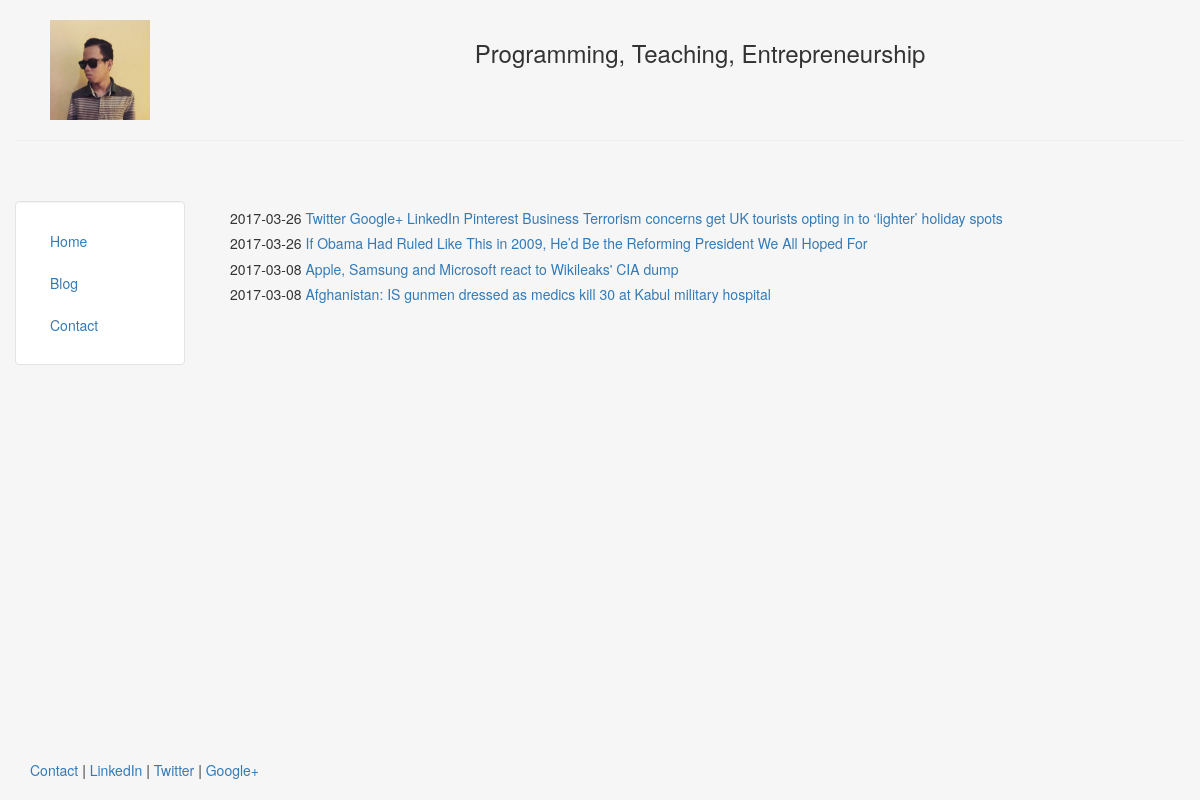
Screenshot of /blog/ with the database file from the repository.
### blog/models.py (models this page shows, shortened)
class Post(models.Model):
    title = models.CharField(max_length=200)
    body = models.TextField()
    date = models.DateTimeField()

### blog/templates/blog/blog.html
{% extends "personal/header.html" %}
{% block content %}
    {% for post in object_list %}
        <h5>{{ post.date|date:"Y-m-d" }}<a href="/blog/{{ post.id }}"> {{ post.title }} </a></h5>
    {% endfor %}
{% endblock %}

### personal/templates/personal/header.html (shortened to what this page needs)
<!DOCTYPE html>
<html lang="en">
<head>
	{% load staticfiles %}
	<link rel="stylesheet" href="{% static 'personal/css/bootstrap.min.css' %}" type = "text/css"/>
</head>
<body class="body" style="background-color:#f6f6f6">
	<div class="container-fluid" style="min-height:95%; ">
		<div class="row">
			  <div class="col-sm-2">
				  <br>
				  <center>
					<img src="{% static 'personal/img/profile.jpg' %}" class="responsive-img" style='max-height:100px;' alt="face">
				  </center>
			  </div>
			  <div class="col-sm-10">
				  <br>
				  <center>
				  <h3>Programming, Teaching, Entrepreneurship</h3>
				  </center>
			  </div>
		</div><hr>
		<div class="row">
		  <div class="col-sm-2">
		  <br>
		  <br>
			<div class="well bs-sidebar" id="sidebar" style="background-color:#fff">
			  <ul class="nav nav-pills nav-stacked">
				<li><a href='/'>Home</a></li>
				<li><a href='/blog/'>Blog</a></li>
				<li><a href='/contact/'>Contact</a></li>
			  </ul>
			</div>
		  </div>
		  <div class="col-sm-10">
			<div class='container-fluid'>
			<br><br>
			   {% block content %}
			   {% endblock %}
			</div>
		  </div>
		</div>
	</div>
	<footer>
		<div class="container-fluid" style='margin-left:15px'>
			<p><a href="#" target="blank">Contact</a> | <a href="https://www.linkedin.com/in/puja-ahmad-habibi-128115133/">LinkedIn</a> | <a href="http://www.twitter.com/habibi_26">Twitter</a> | <a href="#" target="blank">Google+</a></p>
		</div>
	</footer>
</body>
</html>

### personal/templates/personal/header.html (style rules this page uses)
html, body { height:100% }

### rows the page displays
Post: date "2017-03-26", title "Twitter Google+ LinkedIn Pinterest Business Terrorism concerns get UK tourists opting in to ‘lighter’ holiday spots"
Post: date "2017-03-26", title "If Obama Had Ruled Like This in 2009, He’d Be the Reforming President We All Hoped For"
Post: date "2017-03-08", title "Apple, Samsung and Microsoft react to Wikileaks' CIA dump"
Post: date "2017-03-08", title "Afghanistan: IS gunmen dressed as medics kill 30 at Kabul military hospital"
